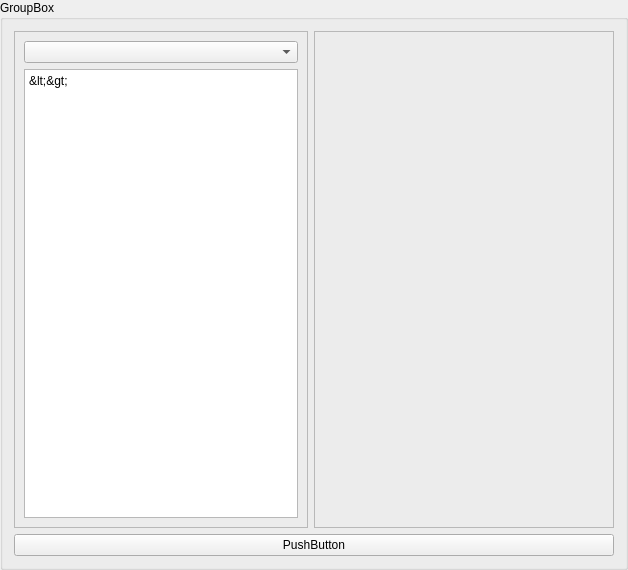
<?xml version="1.0" encoding="UTF-8"?>
<ui version="4.0">
 <class>op_builder</class>
 <widget class="QGroupBox" name="op_builder">
  <property name="geometry">
   <rect>
    <x>0</x>
    <y>0</y>
    <width>628</width>
    <height>570</height>
   </rect>
  </property>
  <property name="windowTitle">
   <string>GroupBox</string>
  </property>
  <property name="title">
   <string>GroupBox</string>
  </property>
  <layout class="QGridLayout" name="gridLayout_4">
   <item row="0" column="0">
    <widget class="QFrame" name="op_frame">
     <property name="frameShape">
      <enum>QFrame::StyledPanel</enum>
     </property>
     <property name="frameShadow">
      <enum>QFrame::Raised</enum>
     </property>
     <layout class="QVBoxLayout" name="verticalLayout">
      <item>
       <widget class="QComboBox" name="op_selector"/>
      </item>
      <item>
       <widget class="QPlainTextEdit" name="op_info">
        <property name="readOnly">
         <bool>true</bool>
        </property>
        <property name="plainText">
         <string>&lt;&lt;operation info prints here&gt;&gt;</string>
        </property>
       </widget>
      </item>
     </layout>
    </widget>
   </item>
   <item row="0" column="1">
    <widget class="QFrame" name="arg_frame">
     <property name="minimumSize">
      <size>
       <width>300</width>
       <height>0</height>
      </size>
     </property>
     <property name="frameShape">
      <enum>QFrame::StyledPanel</enum>
     </property>
     <property name="frameShadow">
      <enum>QFrame::Raised</enum>
     </property>
     <layout class="QVBoxLayout" name="verticalLayout_2">
      <item>
       <layout class="QGridLayout" name="nameval_layout"/>
      </item>
     </layout>
    </widget>
   </item>
   <item row="1" column="0" colspan="2">
    <widget class="QPushButton" name="finish_button">
     <property name="minimumSize">
      <size>
       <width>2</width>
       <height>0</height>
      </size>
     </property>
     <property name="text">
      <string>PushButton</string>
     </property>
    </widget>
   </item>
  </layout>
 </widget>
 <resources/>
 <connections/>
</ui>
